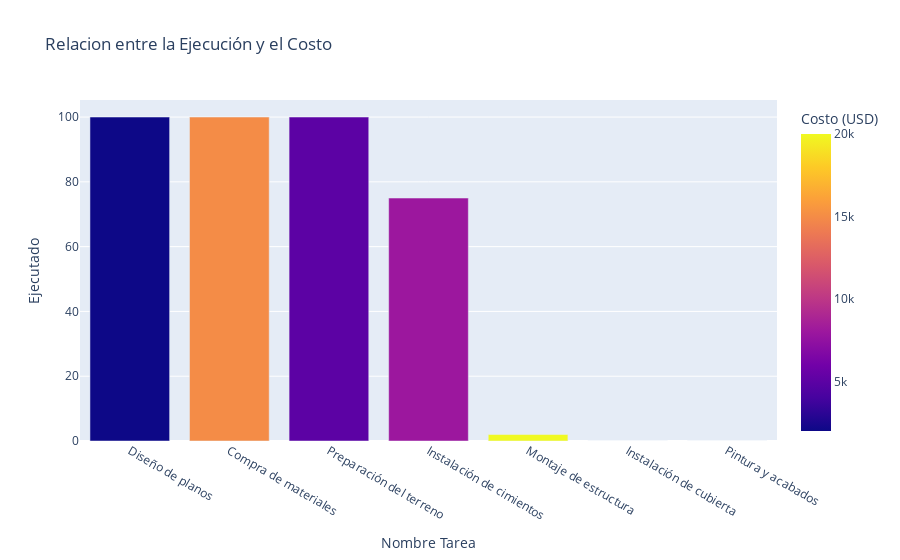

Source (notebook cell):
### Code cell
fig =px.bar(analisis, x="Nombre Tarea", y="Ejecutado", title="Relacion entre la Ejecución y el Costo", barmode="group", color="Costo (USD)")
fig.show()

### Figure 1 — Plotly figure (JSON) as saved in the notebook; plotly's stock layout.template omitted (floating-point values rounded to 4 significant figures)
{"data": [{"alignmentgroup": "True", "hovertemplate": "Nombre Tarea=%{x}<br>Ejecutado=%{y}<br>Costo (USD)=%{marker.color}<extra></extra>", "legendgroup": "", "marker": {"color": [2000, 15000, 5000, 8000, 20000, 10000, 5000], "coloraxis": "coloraxis", "pattern": {"shape": ""}}, "name": "", "offsetgroup": "", "orientation": "v", "showlegend": false, "textposition": "auto", "type": "bar", "x": ["Diseño de planos", "Compra de materiales", "Preparación del terreno", "Instalación de cimientos", "Montaje de estructura", "Instalación de cubierta", "Pintura y acabados"], "xaxis": "x", "y": [100, 100.0, 100.0, 75, 2, 0, 0], "yaxis": "y"}], "layout": {"barmode": "group", "coloraxis": {"colorbar": {"title": {"text": "Costo (USD)"}}, "colorscale": [[0, "#0d0887"], [0.1111, "#46039f"], [0.2222, "#7201a8"], [0.3333, "#9c179e"], [0.4444, "#bd3786"], [0.5556, "#d8576b"], [0.6667, "#ed7953"], [0.7778, "#fb9f3a"], [0.8889, "#fdca26"], [1, "#f0f921"]]}, "legend": {"tracegroupgap": 0}, "title": {"text": "Relacion entre la Ejecución y el Costo"}, "xaxis": {"anchor": "y", "domain": [0, 1], "title": {"text": "Nombre Tarea"}}, "yaxis": {"anchor": "x", "domain": [0, 1], "title": {"text": "Ejecutado"}}}}
